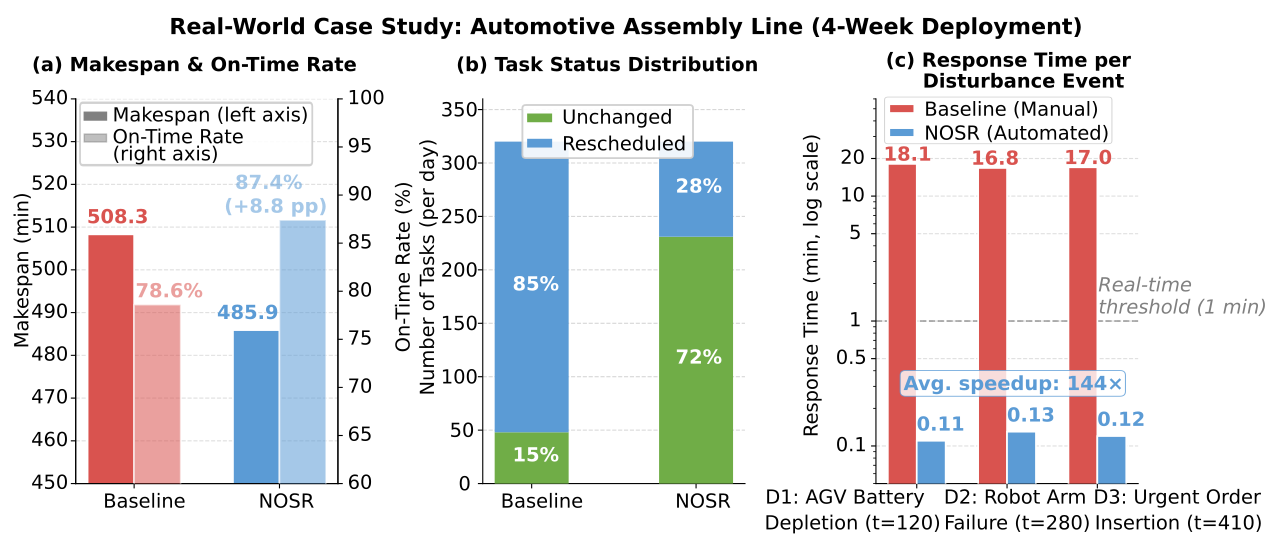

Here is the Python script that generated this plot:
import matplotlib.pyplot as plt
import matplotlib.patches as mpatches
import numpy as np
from matplotlib.ticker import FixedLocator

plt.rcParams['font.family'] = 'DejaVu Sans'
plt.rcParams['font.size'] = 10
plt.rcParams['mathtext.fontset'] = 'stix'

fig, axes = plt.subplots(1, 3, figsize=(13, 5))
fig.subplots_adjust(wspace=0.42)

C_BASELINE = '#D9534F'
C_NOSR     = '#5B9BD5'
C_UNCHANGED= '#70AD47'
C_CHANGED  = '#5B9BD5'

# ══════════════════════════════════════════════════════════
# 子图 (a)：双 Y 轴 — Makespan（左）& On-Time Rate（右）
# ══════════════════════════════════════════════════════════
ax1 = axes[0]
ax1_r = ax1.twinx()   # 右轴：On-Time Rate

labels   = ['Baseline', 'NOSR']
makespan = [508.3, 485.9]
ontime   = [78.6,  87.4]
x        = np.arange(len(labels))
width    = 0.32

# 左轴：Makespan
bars_m = ax1.bar(x - width/2, makespan, width,
                 color=[C_BASELINE, C_NOSR],
                 edgecolor='white', linewidth=1.2, zorder=3,
                 label='Makespan (min)')
for bar, val in zip(bars_m, makespan):
    ax1.text(bar.get_x() + bar.get_width()/2, val + 2,
             f'{val}', ha='center', va='bottom',
             fontsize=9, fontweight='bold',
             color=bar.get_facecolor())

# 右轴：On-Time Rate
bars_o = ax1_r.bar(x + width/2, ontime, width,
                   color=[C_BASELINE, C_NOSR],
                   edgecolor='white', linewidth=1.2,
                   alpha=0.55, zorder=3,
                   label='On-Time Rate (%)')
for bar, val, base in zip(bars_o, ontime, [78.6, 87.4]):
    delta = val - 78.6 if val != 78.6 else 0
    label = f'{val}%' if delta == 0 else f'{val}%\n(+{delta:.1f} pp)'
    ax1_r.text(bar.get_x() + bar.get_width()/2, val + 0.5,
               label, ha='center', va='bottom',
               fontsize=8.5, fontweight='bold',
               color=bar.get_facecolor())

ax1.set_xticks(x)
ax1.set_xticklabels(labels, fontsize=10.5)
ax1.set_ylim(450, 540)
ax1.set_ylabel('Makespan (min)', fontsize=10, color='black')
ax1_r.set_ylim(60, 100)
ax1_r.set_ylabel('On-Time Rate (%)', fontsize=10, color='black')
ax1.set_title('(a) Makespan & On-Time Rate', fontsize=10.5,
              fontweight='bold', pad=8)
ax1.yaxis.grid(True, linestyle='--', alpha=0.4, zorder=0)
ax1.set_axisbelow(True)
ax1.spines[['top']].set_visible(False)
ax1_r.spines[['top']].set_visible(False)

# 手动图例
patch_m = mpatches.Patch(color='gray',       label='Makespan (left axis)')
patch_o = mpatches.Patch(color='gray', alpha=0.5, label='On-Time Rate (right axis)')
ax1.legend(handles=[patch_m, patch_o], fontsize=8, framealpha=0.9,
           loc='lower right')

# ══════════════════════════════════════════════════════════
# 子图 (b)：任务状态堆叠条形图（两段：Unchanged / Rescheduled）
# ══════════════════════════════════════════════════════════
ax2 = axes[1]

total = 320
data = {
    'Baseline': {'Unchanged':  48, 'Rescheduled': 272},   # 合并 Late 入 Rescheduled
    'NOSR':     {'Unchanged': 231, 'Rescheduled':  89},
}
categories  = ['Baseline', 'NOSR']
unchanged   = [data[c]['Unchanged']   for c in categories]
rescheduled = [data[c]['Rescheduled'] for c in categories]

x2 = np.arange(len(categories))
w2 = 0.45

b1 = ax2.bar(x2, unchanged,   w2, label='Unchanged',
             color=C_UNCHANGED, zorder=3)
b2 = ax2.bar(x2, rescheduled, w2, bottom=unchanged,
             label='Rescheduled', color=C_CHANGED, zorder=3)

for i, cat in enumerate(categories):
    u = data[cat]['Unchanged']
    r = data[cat]['Rescheduled']
    ax2.text(i, u/2, f"{u/total*100:.0f}%",
             ha='center', va='center',
             fontsize=9, fontweight='bold', color='white')
    ax2.text(i, u + r/2, f"{r/total*100:.0f}%",
             ha='center', va='center',
             fontsize=9, fontweight='bold', color='white')

ax2.set_xticks(x2)
ax2.set_xticklabels(categories, fontsize=10.5)
ax2.set_ylabel('Number of Tasks (per day)', fontsize=10)
ax2.set_ylim(0, 360)
ax2.set_title('(b) Task Status Distribution', fontsize=10.5,
              fontweight='bold', pad=8)
ax2.legend(fontsize=9, framealpha=0.9, loc='upper right')
ax2.yaxis.grid(True, linestyle='--', alpha=0.5, zorder=0)
ax2.set_axisbelow(True)
ax2.spines[['top', 'right']].set_visible(False)

# ══════════════════════════════════════════════════════════
# 子图 (c)：响应时间对比（对数轴）— 只标数值，不标单事件 speedup
# ══════════════════════════════════════════════════════════
ax3 = axes[2]

disturbances = [
    {'label': 'D1: AGV Battery\nDepletion (t=120)',  'base': 18.1, 'nosr': 0.11},
    {'label': 'D2: Robot Arm\nFailure (t=280)',      'base': 16.8, 'nosr': 0.13},
    {'label': 'D3: Urgent Order\nInsertion (t=410)', 'base': 17.0, 'nosr': 0.12},
]

x3    = np.arange(len(disturbances))
width = 0.32

base_vals = [d['base'] for d in disturbances]
nosr_vals = [d['nosr'] for d in disturbances]

bars_b = ax3.bar(x3 - width/2, base_vals, width,
                 label='Baseline (Manual)', color=C_BASELINE,
                 edgecolor='white', linewidth=1.2, zorder=3)
bars_n = ax3.bar(x3 + width/2, nosr_vals, width,
                 label='NOSR (Automated)', color=C_NOSR,
                 edgecolor='white', linewidth=1.2, zorder=3)

ax3.set_yscale('log')
ax3.set_ylim(0.05, 60)

# 只标响应时间数值，不标各事件 speedup（避免与表格 144× 不一致）
for bar, val in zip(bars_b, base_vals):
    ax3.text(bar.get_x() + bar.get_width()/2, val * 1.15,
             f'{val:.1f}', ha='center', va='bottom',
             fontsize=8.5, fontweight='bold', color=C_BASELINE)

for bar, val in zip(bars_n, nosr_vals):
    ax3.text(bar.get_x() + bar.get_width()/2, val * 1.15,
             f'{val:.2f}', ha='center', va='bottom',
             fontsize=8.5, fontweight='bold', color=C_NOSR)

# 平均 speedup 标注在图内右上角
ax3.text(0.97, 0.97, 'Avg. speedup: 144×',
         transform=ax3.transAxes, ha='right', va='top',
         fontsize=9, color=C_NOSR, fontweight='bold',
         bbox=dict(boxstyle='round,pad=0.3', facecolor='white',
                   edgecolor=C_NOSR, alpha=0.8))

# 实时阈值参考线（1 min）
ax3.axhline(y=1.0, color='gray', linestyle='--',
            linewidth=1.2, alpha=0.7, zorder=2)
ax3.text(2.55, 1.0 * 1.1, 'Real-time\nthreshold (1 min)',
         ha='right', va='bottom', fontsize=7.5,
         color='gray', style='italic')

ax3.set_xticks(x3)
ax3.set_xticklabels([d['label'] for d in disturbances],
                    fontsize=8.2, linespacing=1.3)
ax3.set_ylabel('Response Time (min, log scale)', fontsize=10)
ax3.set_title('(c) Response Time per Disturbance Event',
              fontsize=10.5, fontweight='bold', pad=8)
ax3.legend(fontsize=9, framealpha=0.9, loc='upper right')
ax3.yaxis.grid(True, linestyle='--', alpha=0.4, zorder=0)
ax3.set_axisbelow(True)
ax3.spines[['top', 'right']].set_visible(False)

ax3.yaxis.set_major_locator(FixedLocator([0.1, 0.5, 1, 5, 10, 20]))
ax3.yaxis.set_major_formatter(
    plt.FuncFormatter(lambda val, _: f'{val:g}'))

# ══════════════════════════════════════════════════════════
fig.suptitle(
    'Real-World Case Study: Automotive Assembly Line (4-Week Deployment)',
    fontsize=12, fontweight='bold', y=1.01
)

plt.savefig('fig_case_study_new.pdf', dpi=300, bbox_inches='tight')
print("✓ Saved fig_case_study.pdf / .png")
plt.show()
